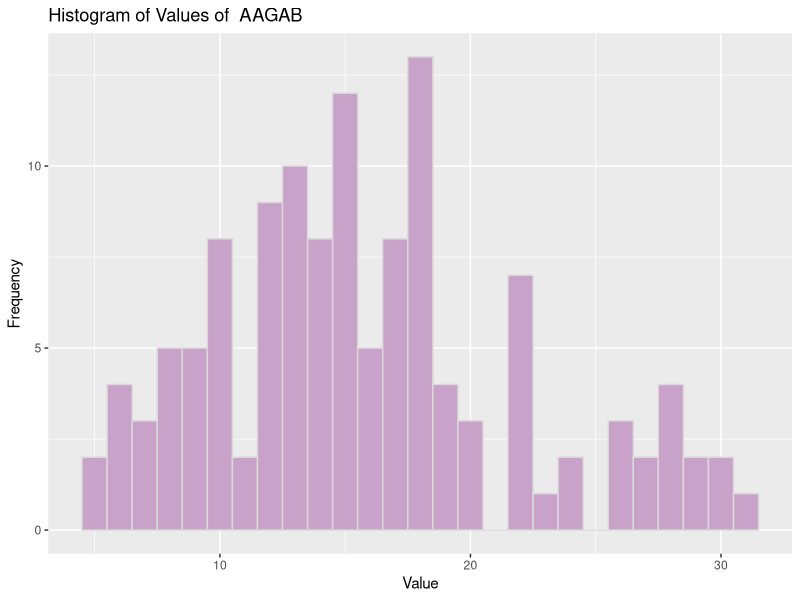
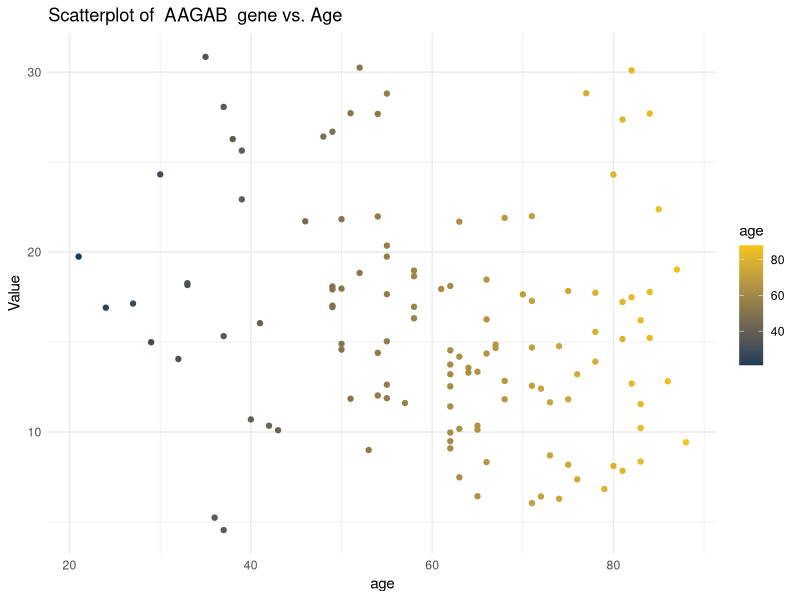
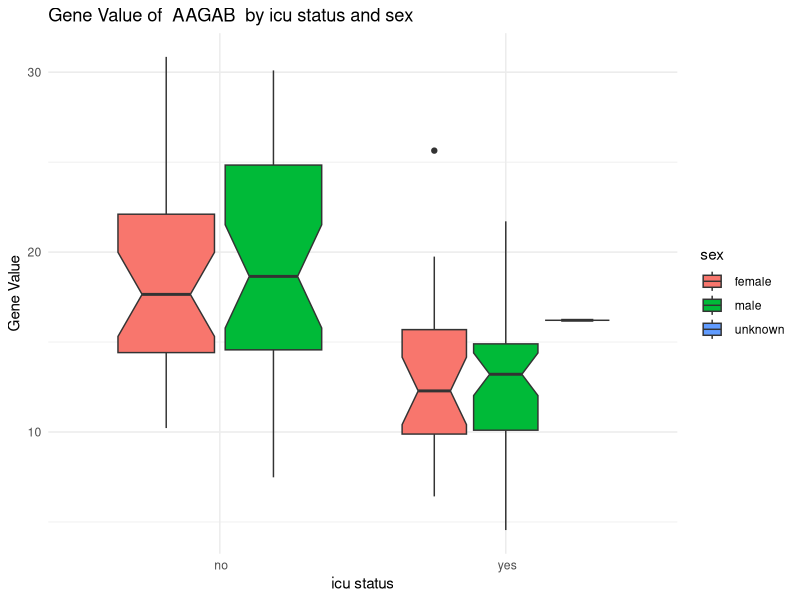
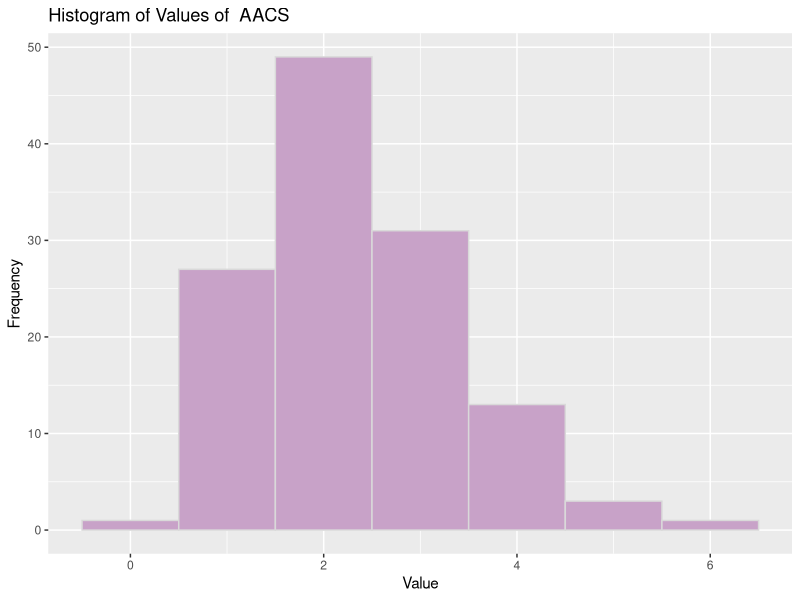
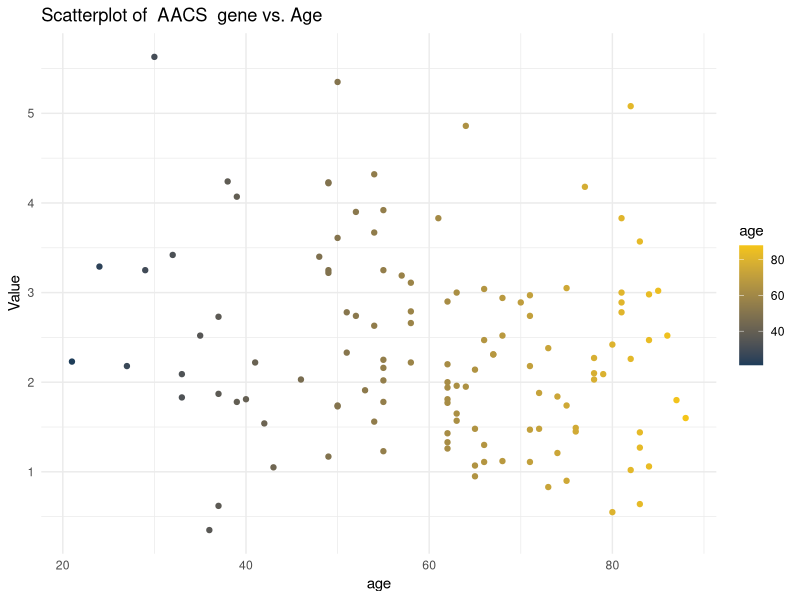
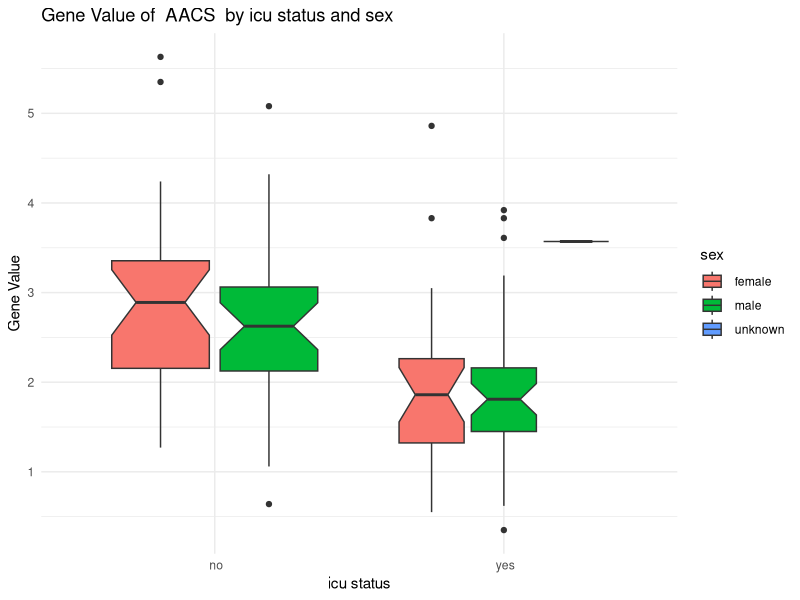
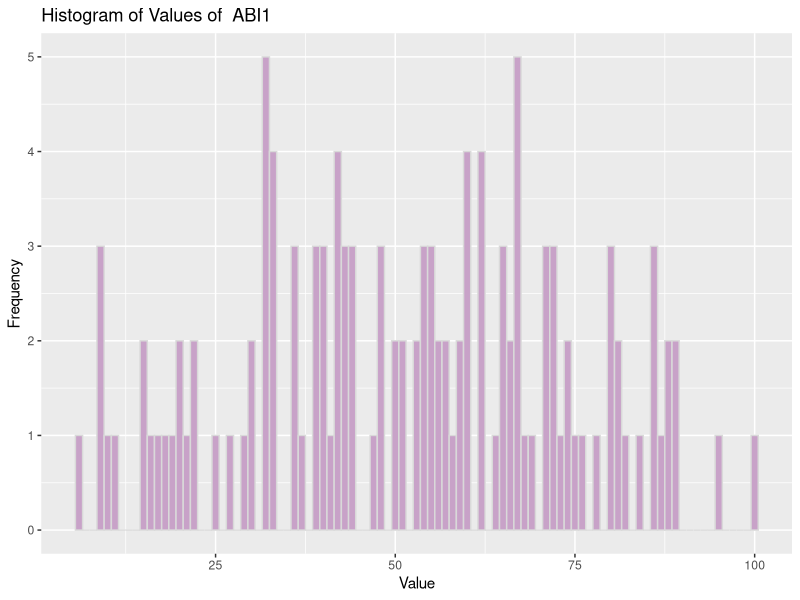
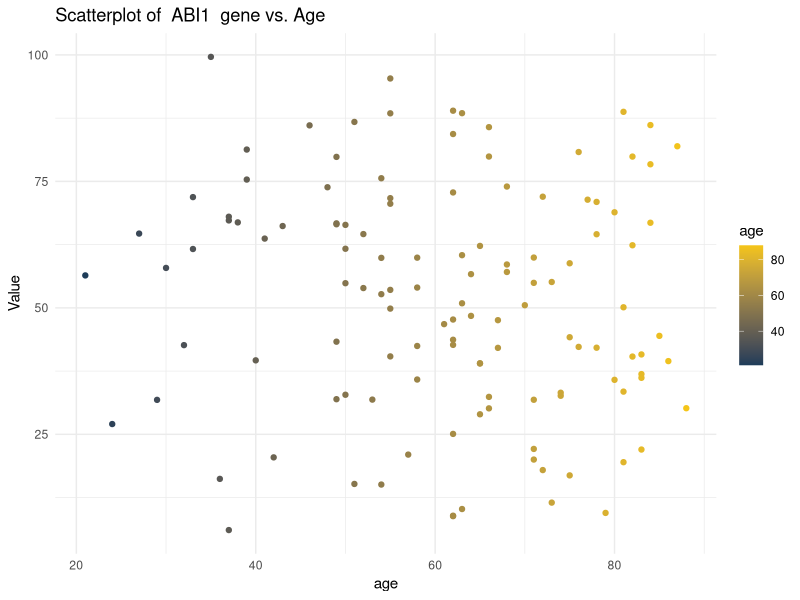

Generate these figures, in order, with R:
## ---- chunk 1
library(tidyverse)
library(ggplot2)
genes <- read.csv("QBS103_GSE157103_genes.csv")
matrix <- read.csv("QBS103_GSE157103_series_matrix.csv")
## ---- chunk 2
plot_create <- function(genes, matrix, item){
  genes_long <- genes %>%
    filter(X==item) %>%
    gather(key = "participant_id")
  genes_long <- genes_long[-1,]
  matrix_selected <- matrix %>% select("participant_id", "age", "icu_status", "sex")

  plot_data <- merge(matrix_selected, genes_long, by = "participant_id")
  plot_data$value <- as.numeric(as.character(plot_data$value))
  plot_data$age <- as.numeric(as.character(plot_data$age))
  
  frequency_plot <-
    ggplot(plot_data, aes(x=value)) + 
    geom_histogram(binwidth=1, fill="#c8a2c8", color="#d9d9d9") + 
    ggtitle(paste("Histogram of Values of ", item)) + 
    xlab("Value") + 
    ylab("Frequency")
  
  continuous_plot <-
    ggplot(plot_data, aes(x=age, y=value)) +
    geom_point(aes(color=age)) + 
    scale_color_gradient(low="#1E3D59", high="#F5C518") +
    ggtitle(paste("Scatterplot of ", item, " gene vs. Age")) +
    xlab("age") +
    ylab("Value") +
    theme_minimal()
  
  categorical_plot <-
    ggplot(plot_data, aes(x = icu_status, y = value, fill = sex)) +
    geom_boxplot(notch = TRUE) +
    ggtitle(paste("Gene Value of ", item," by icu status and sex") )+
    xlab("icu status") +
    ylab("Gene Value") +
    theme_minimal()
  
  return (list(frequency_plot, continuous_plot, categorical_plot))
}
## ---- chunk 3
lst = list("AAGAB", "AACS", "ABI1")
for (gene in lst){
  plots = plot_create(genes, matrix, gene)
  print(plots)
}

